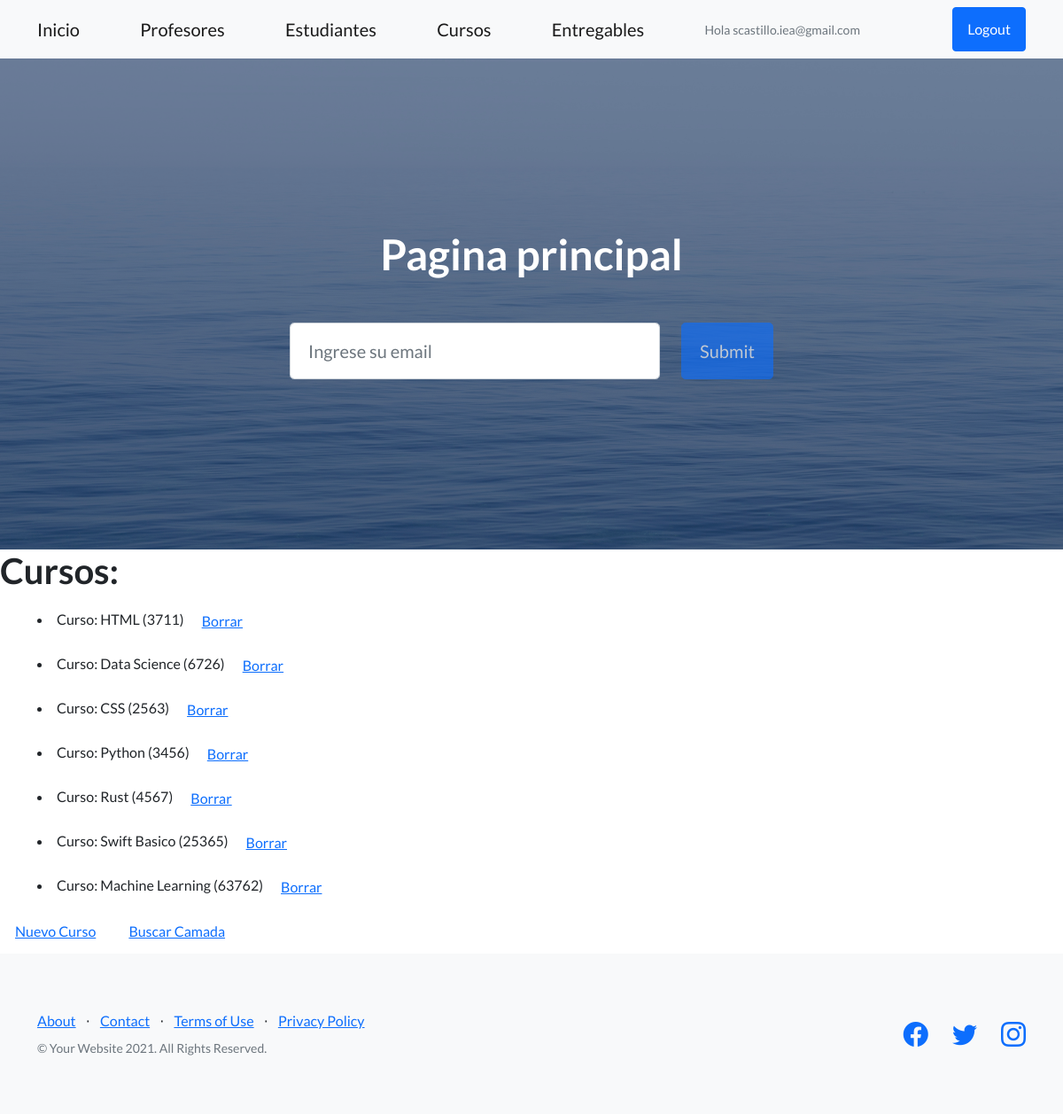
Screenshot of /AppCoder/cursos/ (signed in) with the database file from the repository.
### AppCoder/models.py (models this page shows)
class Curso(models.Model):
    nombre = models.CharField(max_length=40)
    camada = models.IntegerField()
    def __str__(self):
        return f'Curso: {self.nombre} ({self.camada})'

### AppCoder/views.py (the view)
# urls.py: path('cursos/', login_required(views.cursos), name='Cursos'),
def cursos(request):
    return render(request, "AppCoder/cursos.html",
                  {'cursos': Curso.objects.all()})

### AppCoder/templates/AppCoder/cursos.html
{% extends 'AppCoder/padre.html' %}
{%  load static %}
{% block contenidoquecambia%}
    <h1>Cursos:</h1>
    {% for curso in cursos %}
        <div class="container">
            <li>
                {{ curso }}
                <a class="btn btn-link" href="{% url 'curso_delete' curso.id %}">Borrar</a>
            </li>
        </div>
    {% endfor %}
<a class="btn btn-link" href="{% url 'formulario_curso' %}">Nuevo Curso</a>
<a class="btn btn-link" href="{% url 'busqueda_camada' %}">Buscar Camada</a>
{% endblock %}

### AppCoder/templates/AppCoder/padre.html (shortened to what this page needs)
<!DOCTYPE html>
<html lang="en">
    <head>
        {% load static %}
        <link href="https://cdn.jsdelivr.net/npm/bootstrap-icons@1.5.0/font/bootstrap-icons.css" rel="stylesheet" type="text/css" />
        <link href="{% static 'AppCoder/css/styles.css' %}" rel="stylesheet" />
    </head>
    <body>
        <nav class="navbar navbar-light bg-light static-top">
            <div class="container">
                <a class="navbar-brand" href="{% url 'Inicio' %}">Inicio</a>
                <a class="navbar-brand" href="{% url 'Profesores' %}">Profesores</a>
                <a class="navbar-brand" href="{% url 'Estudiantes' %}">Estudiantes</a>
                <a class="navbar-brand" href="{% url 'Cursos' %}">Cursos</a>
                <a class="navbar-brand" href="{% url 'Entregables' %}">Entregables</a>
                {% if not user.is_authenticated %}
                <a class="btn btn-primary" href="{% url 'login' %}">Iniciar</a>
                {% else %}
                <p class="text-muted small mb-4 mb-lg-0">Hola {{user.username}}</p>
                {% endif %}
                <a class="btn btn-primary" href="{%  url 'logout' %}">Logout</a>
            </div>
        </nav>
        <header class="masthead">
            <div class="container position-relative">
                <div class="row justify-content-center">
                    <div class="col-xl-6">
                        <div class="text-center text-white">
                            <h1 class="mb-5">Pagina principal</h1>
                            <form class="form-subscribe" id="contactForm" data-sb-form-api-token="API_TOKEN">
                                <div class="row">
                                    <div class="col">
                                        <input class="form-control form-control-lg" id="emailAddress" type="email" placeholder="Ingrese su email" data-sb-validations="required,email" />
                                    </div>
                                    <div class="col-auto"><button class="btn btn-primary btn-lg disabled" id="submitButton" type="submit">Submit</button></div>
                                </div>
                            </form>
                        </div>
                    </div>
                </div>
            </div>
        </header>
       {% block contenidoquecambia %}
       {%  endblock %}
        <footer class="footer bg-light">
            <div class="container">
                <div class="row">
                    <div class="col-lg-6 h-100 text-center text-lg-start my-auto">
                        <ul class="list-inline mb-2">
                            <li class="list-inline-item"><a href="#!">About</a></li>
                            <li class="list-inline-item">⋅</li>
                            <li class="list-inline-item"><a href="#!">Contact</a></li>
                            <li class="list-inline-item">⋅</li>
                            <li class="list-inline-item"><a href="#!">Terms of Use</a></li>
                            <li class="list-inline-item">⋅</li>
                            <li class="list-inline-item"><a href="#!">Privacy Policy</a></li>
                        </ul>
                        <p class="text-muted small mb-4 mb-lg-0">&copy; Your Website 2021. All Rights Reserved.</p>
                    </div>
                    <div class="col-lg-6 h-100 text-center text-lg-end my-auto">
                        <ul class="list-inline mb-0">
                            <li class="list-inline-item me-4">
                                <a href="#!"><i class="bi-facebook fs-3"></i></a>
                            </li>
                            <li class="list-inline-item me-4">
                                <a href="#!"><i class="bi-twitter fs-3"></i></a>
                            </li>
                            <li class="list-inline-item">
                                <a href="#!"><i class="bi-instagram fs-3"></i></a>
                            </li>
                        </ul>
                    </div>
                </div>
            </div>
        </footer>
    </body>
</html>

### rows the page displays
Curso: nombre+camada "Curso: HTML (3711)"
Curso: nombre+camada "Curso: Data Science (6726)"
Curso: nombre+camada "Curso: CSS (2563)"
Curso: nombre+camada "Curso: Python (3456)"
Curso: nombre+camada "Curso: Rust (4567)"
Curso: nombre+camada "Curso: Swift Basico (25365)"
Curso: nombre+camada "Curso: Machine Learning (63762)"

### other values shown
{{ user.username }} "scastillo.iea@gmail.com"
